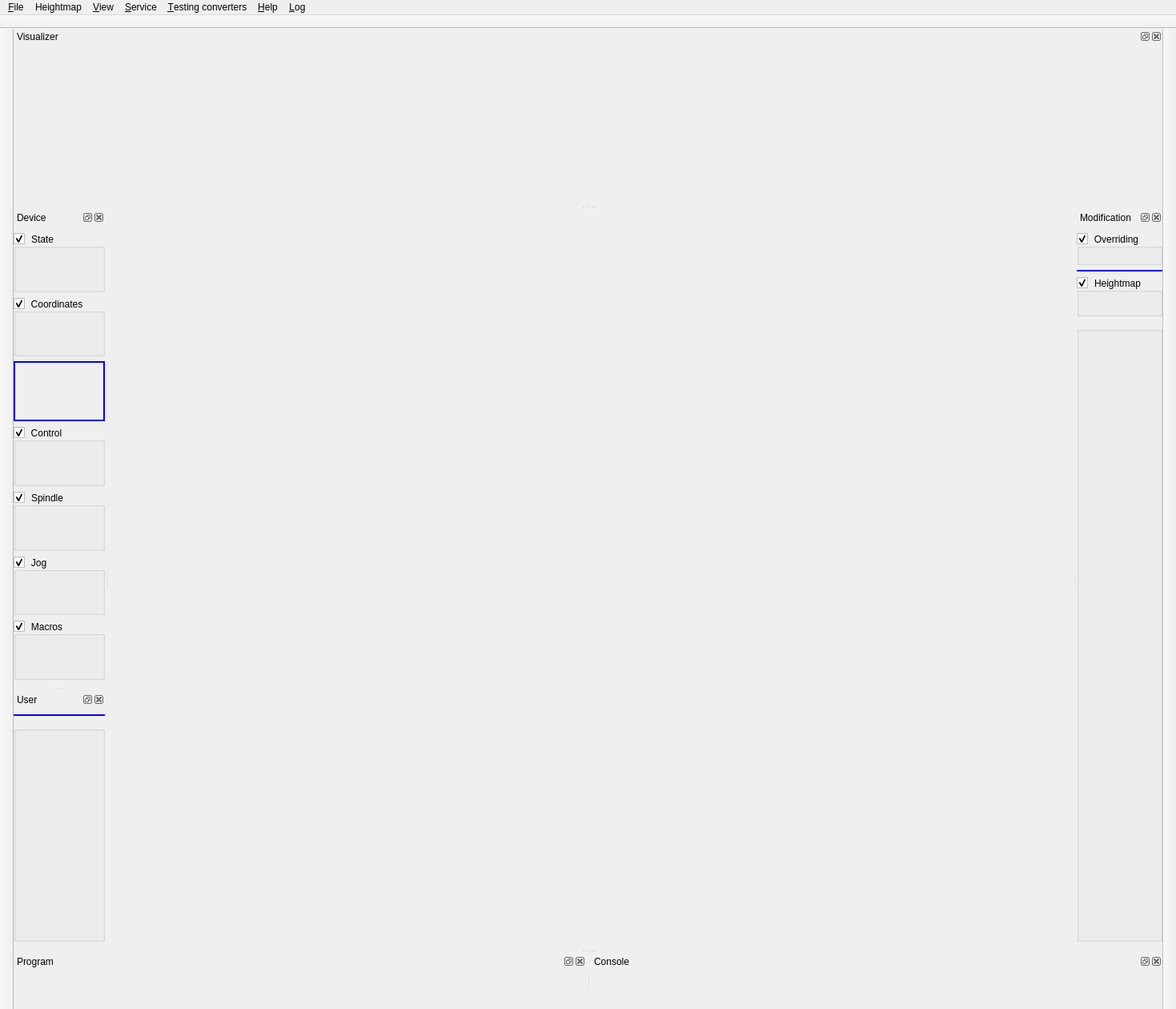
<?xml version="1.0" encoding="UTF-8"?>
<ui version="4.0">
 <class>frmMain</class>
 <widget class="QMainWindow" name="frmMain">
  <property name="geometry">
   <rect>
    <x>0</x>
    <y>0</y>
    <width>1469</width>
    <height>1260</height>
   </rect>
  </property>
  <property name="acceptDrops">
   <bool>true</bool>
  </property>
  <property name="windowTitle">
   <string>AstroCore GCode Sender</string>
  </property>
  <property name="windowIcon">
   <iconset resource="../resources/images.qrc">
    <normaloff>:/images/astrocore_icon.png</normaloff>:/images/astrocore_icon.png</iconset>
  </property>
  <property name="styleSheet">
   <string notr="true">
QSpinBox, QDoubleSpinBox {
    padding-top: 1px;
    padding-bottom: 1px;
}

QGroupBox {
    border-color: red;
}

QGroupBox:disabled {
	color: palette(shadow);
}

QGroupBox[overrided=&quot;true&quot;] {
	color: red;
}

QGroupBox[overrided=&quot;false&quot;] {
	color: palette(windowtext);
}

QGroupBox[checkable=&quot;true&quot;]::title {
	margin-top: 1px;
}

QGroupBox[checkable=&quot;true&quot;]::indicator {
	padding: 0 -2 -0 2;
	width: 13;
	height: 13;
}

QGroupBox[checkable=&quot;true&quot;]::indicator:checked {
	image: url(:/images/collapse.png);
}

QGroupBox[checkable=&quot;true&quot;]::indicator:unchecked {
	image: url(:/images/expand.png);
}

QSplitter::handle {
    background-repeat: no-repeat;
    background-position: center center;
}

QTableView {
/*    selection-background-color: #cdcdff;
    selection-color: rgb(0, 0, 0);*/
}

QSlider::horizontal {
    padding-top: 1px;
    padding-bottom: 1px;
}

QSlider::groove:horizontal {
    border: 1px solid #999999;
    height: 2px;
    background: #8f8f91;
    margin: 2px 0;
}

QSlider::handle:horizontal {
    background-image: url(:/images/handle2s.png);
    border: 0px;
    width: 16px;
    margin: -7px 0;
}

QSlider::handle:horizontal:hover {
    background-image: url(:/images/handle2sh.png);
}

QGroupBox::title {
    padding-top: 2px;
}
 </string>
  </property>
  <property name="dockNestingEnabled">
   <bool>true</bool>
  </property>
  <property name="dockOptions">
   <set>QMainWindow::DockOption::AllowNestedDocks|QMainWindow::DockOption::AnimatedDocks</set>
  </property>
  <widget class="QWidget" name="centralWidget">
   <layout class="QVBoxLayout" name="verticalLayout_23">
    <property name="spacing">
     <number>0</number>
    </property>
    <property name="leftMargin">
     <number>0</number>
    </property>
    <property name="topMargin">
     <number>0</number>
    </property>
    <property name="rightMargin">
     <number>0</number>
    </property>
    <item>
     <widget class="DockableTitle" name="centralWidgetTitle" native="true">
      <property name="sizePolicy">
       <sizepolicy hsizetype="Preferred" vsizetype="Fixed">
        <horstretch>0</horstretch>
        <verstretch>0</verstretch>
       </sizepolicy>
      </property>
      <property name="baseSize">
       <size>
        <width>0</width>
        <height>15</height>
       </size>
      </property>
     </widget>
    </item>
    <item>
     <widget class="PartMainProgram" name="program" native="true">
      <property name="sizePolicy">
       <sizepolicy hsizetype="Preferred" vsizetype="Expanding">
        <horstretch>0</horstretch>
        <verstretch>0</verstretch>
       </sizepolicy>
      </property>
      <layout class="QVBoxLayout" name="verticalLayout_17">
       <property name="leftMargin">
        <number>0</number>
       </property>
       <property name="topMargin">
        <number>0</number>
       </property>
       <property name="rightMargin">
        <number>0</number>
       </property>
       <property name="bottomMargin">
        <number>0</number>
       </property>
      </layout>
     </widget>
    </item>
   </layout>
  </widget>
  <widget class="QDockWidget" name="dockModification">
   <property name="allowedAreas">
    <set>Qt::DockWidgetArea::LeftDockWidgetArea|Qt::DockWidgetArea::RightDockWidgetArea</set>
   </property>
   <property name="windowTitle">
    <string>Modification</string>
   </property>
   <attribute name="dockWidgetArea">
    <number>2</number>
   </attribute>
   <widget class="QWidget" name="dockModificationContents">
    <layout class="QVBoxLayout" name="verticalLayout_10">
     <property name="leftMargin">
      <number>0</number>
     </property>
     <property name="rightMargin">
      <number>0</number>
     </property>
     <item>
      <widget class="QScrollArea" name="dockModificationScrollArea">
       <property name="frameShape">
        <enum>QFrame::Shape::NoFrame</enum>
       </property>
       <property name="widgetResizable">
        <bool>true</bool>
       </property>
       <widget class="DropWidget" name="scrollContentsModification">
        <property name="geometry">
         <rect>
          <x>0</x>
          <y>0</y>
          <width>108</width>
          <height>897</height>
         </rect>
        </property>
        <property name="acceptDrops">
         <bool>true</bool>
        </property>
        <layout class="QVBoxLayout" name="verticalLayout_2" stretch="0,0,0,1">
         <property name="leftMargin">
          <number>0</number>
         </property>
         <property name="topMargin">
          <number>0</number>
         </property>
         <property name="rightMargin">
          <number>0</number>
         </property>
         <property name="bottomMargin">
          <number>0</number>
         </property>
         <item>
          <widget class="QGroupBox" name="grpOverriding">
           <property name="enabled">
            <bool>true</bool>
           </property>
           <property name="title">
            <string>Overriding</string>
           </property>
           <property name="checkable">
            <bool>true</bool>
           </property>
           <property name="overrided" stdset="0">
            <bool>false</bool>
           </property>
           <layout class="QHBoxLayout" name="horizontalLayout_14">
            <item>
             <widget class="PartMainOverride" name="overrides" native="true">
              <property name="minimumSize">
               <size>
                <width>0</width>
                <height>0</height>
               </size>
              </property>
              <layout class="QVBoxLayout" name="verticalLayout_22">
               <property name="leftMargin">
                <number>0</number>
               </property>
               <property name="topMargin">
                <number>0</number>
               </property>
               <property name="rightMargin">
                <number>0</number>
               </property>
               <property name="bottomMargin">
                <number>0</number>
               </property>
              </layout>
             </widget>
            </item>
           </layout>
          </widget>
         </item>
         <item>
          <widget class="QFrame" name="fraDropModification">
           <property name="minimumSize">
            <size>
             <width>0</width>
             <height>2</height>
            </size>
           </property>
           <property name="styleSheet">
            <string notr="true">border: 2px solid blue;</string>
           </property>
           <property name="frameShape">
            <enum>QFrame::Shape::StyledPanel</enum>
           </property>
           <property name="frameShadow">
            <enum>QFrame::Shadow::Raised</enum>
           </property>
          </widget>
         </item>
         <item>
          <widget class="QGroupBox" name="grpHeightmap">
           <property name="minimumSize">
            <size>
             <width>0</width>
             <height>50</height>
            </size>
           </property>
           <property name="title">
            <string>Heightmap</string>
           </property>
           <property name="checkable">
            <bool>true</bool>
           </property>
           <property name="overrided" stdset="0">
            <bool>false</bool>
           </property>
           <layout class="QVBoxLayout" name="verticalLayout_16">
            <item>
             <widget class="PartMainHeightmap" name="heightmap" native="true">
              <layout class="QVBoxLayout" name="verticalLayout_15">
               <property name="leftMargin">
                <number>0</number>
               </property>
               <property name="topMargin">
                <number>0</number>
               </property>
               <property name="rightMargin">
                <number>0</number>
               </property>
               <property name="bottomMargin">
                <number>0</number>
               </property>
              </layout>
             </widget>
            </item>
           </layout>
          </widget>
         </item>
         <item>
          <widget class="QGroupBox" name="spacerModification">
           <property name="sizePolicy">
            <sizepolicy hsizetype="Preferred" vsizetype="Expanding">
             <horstretch>0</horstretch>
             <verstretch>0</verstretch>
            </sizepolicy>
           </property>
           <property name="styleSheet">
            <string notr="true">QGroupBox {
	margin-top: 7;
}</string>
           </property>
           <property name="title">
            <string/>
           </property>
          </widget>
         </item>
        </layout>
       </widget>
      </widget>
     </item>
    </layout>
   </widget>
  </widget>
  <widget class="QDockWidget" name="dockDevice">
   <property name="allowedAreas">
    <set>Qt::DockWidgetArea::LeftDockWidgetArea|Qt::DockWidgetArea::RightDockWidgetArea</set>
   </property>
   <property name="windowTitle">
    <string>Device</string>
   </property>
   <attribute name="dockWidgetArea">
    <number>1</number>
   </attribute>
   <widget class="QWidget" name="dockDeviceContents">
    <layout class="QVBoxLayout" name="verticalLayout_12">
     <property name="leftMargin">
      <number>0</number>
     </property>
     <property name="rightMargin">
      <number>0</number>
     </property>
     <item>
      <widget class="QScrollArea" name="dockDeviceScrollArea">
       <property name="sizePolicy">
        <sizepolicy hsizetype="Expanding" vsizetype="Expanding">
         <horstretch>0</horstretch>
         <verstretch>0</verstretch>
        </sizepolicy>
       </property>
       <property name="minimumSize">
        <size>
         <width>0</width>
         <height>0</height>
        </size>
       </property>
       <property name="frameShape">
        <enum>QFrame::Shape::NoFrame</enum>
       </property>
       <property name="sizeAdjustPolicy">
        <enum>QAbstractScrollArea::SizeAdjustPolicy::AdjustIgnored</enum>
       </property>
       <property name="widgetResizable">
        <bool>true</bool>
       </property>
       <widget class="DropWidget" name="scrollContentsDevice">
        <property name="geometry">
         <rect>
          <x>0</x>
          <y>0</y>
          <width>105</width>
          <height>565</height>
         </rect>
        </property>
        <property name="acceptDrops">
         <bool>true</bool>
        </property>
        <layout class="QVBoxLayout" name="verticalLayout_13" stretch="0,0,0,0,0,0,0">
         <property name="sizeConstraint">
          <enum>QLayout::SizeConstraint::SetMinimumSize</enum>
         </property>
         <property name="leftMargin">
          <number>0</number>
         </property>
         <property name="topMargin">
          <number>0</number>
         </property>
         <property name="rightMargin">
          <number>0</number>
         </property>
         <property name="bottomMargin">
          <number>0</number>
         </property>
         <item>
          <widget class="QGroupBox" name="grpState">
           <property name="title">
            <string>State</string>
           </property>
           <property name="flat">
            <bool>false</bool>
           </property>
           <property name="checkable">
            <bool>true</bool>
           </property>
           <property name="overrided" stdset="0">
            <bool>false</bool>
           </property>
           <layout class="QVBoxLayout" name="verticalLayout_6">
            <property name="leftMargin">
             <number>7</number>
            </property>
            <property name="topMargin">
             <number>7</number>
            </property>
            <property name="rightMargin">
             <number>7</number>
            </property>
            <property name="bottomMargin">
             <number>7</number>
            </property>
            <item>
             <widget class="PartMainStateLcd" name="state" native="true">
              <property name="minimumSize">
               <size>
                <width>0</width>
                <height>0</height>
               </size>
              </property>
             </widget>
            </item>
           </layout>
          </widget>
         </item>
         <item>
          <widget class="QGroupBox" name="grpCoordinates">
           <property name="title">
            <string>Coordinates</string>
           </property>
           <property name="checkable">
            <bool>true</bool>
           </property>
           <layout class="QVBoxLayout" name="verticalLayout_4">
            <property name="leftMargin">
             <number>7</number>
            </property>
            <property name="topMargin">
             <number>7</number>
            </property>
            <property name="rightMargin">
             <number>7</number>
            </property>
            <property name="bottomMargin">
             <number>7</number>
            </property>
            <item>
             <widget class="PartMainCoordinates" name="coordinates" native="true"/>
            </item>
           </layout>
          </widget>
         </item>
         <item>
          <widget class="QFrame" name="fraDropDevice">
           <property name="minimumSize">
            <size>
             <width>0</width>
             <height>2</height>
            </size>
           </property>
           <property name="styleSheet">
            <string notr="true">border: 2px solid blue;</string>
           </property>
           <property name="frameShape">
            <enum>QFrame::Shape::StyledPanel</enum>
           </property>
           <property name="frameShadow">
            <enum>QFrame::Shadow::Raised</enum>
           </property>
          </widget>
         </item>
         <item>
          <widget class="QGroupBox" name="grpControl">
           <property name="title">
            <string>Control</string>
           </property>
           <property name="checkable">
            <bool>true</bool>
           </property>
           <layout class="QVBoxLayout" name="verticalLayout" stretch="0">
            <property name="leftMargin">
             <number>7</number>
            </property>
            <property name="topMargin">
             <number>7</number>
            </property>
            <property name="rightMargin">
             <number>7</number>
            </property>
            <property name="bottomMargin">
             <number>7</number>
            </property>
            <item>
             <widget class="PartMainControl" name="control" native="true">
              <property name="minimumSize">
               <size>
                <width>0</width>
                <height>0</height>
               </size>
              </property>
             </widget>
            </item>
           </layout>
          </widget>
         </item>
         <item>
          <widget class="QGroupBox" name="grpSpindle">
           <property name="enabled">
            <bool>true</bool>
           </property>
           <property name="title">
            <string>Spindle</string>
           </property>
           <property name="checkable">
            <bool>true</bool>
           </property>
           <property name="overrided" stdset="0">
            <bool>false</bool>
           </property>
           <layout class="QVBoxLayout" name="verticalLayout_14">
            <property name="leftMargin">
             <number>7</number>
            </property>
            <property name="topMargin">
             <number>7</number>
            </property>
            <property name="rightMargin">
             <number>7</number>
            </property>
            <property name="bottomMargin">
             <number>7</number>
            </property>
            <item>
             <widget class="PartMainSpindle" name="spindle" native="true"/>
            </item>
           </layout>
          </widget>
         </item>
         <item>
          <widget class="QGroupBox" name="grpJog">
           <property name="title">
            <string>Jog</string>
           </property>
           <property name="checkable">
            <bool>true</bool>
           </property>
           <property name="overrided" stdset="0">
            <bool>false</bool>
           </property>
           <layout class="QVBoxLayout" name="verticalLayout_11">
            <property name="leftMargin">
             <number>7</number>
            </property>
            <property name="topMargin">
             <number>7</number>
            </property>
            <property name="rightMargin">
             <number>7</number>
            </property>
            <property name="bottomMargin">
             <number>7</number>
            </property>
            <item>
             <widget class="PartMainJog" name="jog" native="true"/>
            </item>
           </layout>
          </widget>
         </item>
         <item>
          <widget class="QGroupBox" name="grpMacros">
           <property name="title">
            <string>Macros</string>
           </property>
           <property name="checkable">
            <bool>true</bool>
           </property>
           <property name="overrided" stdset="0">
            <bool>false</bool>
           </property>
           <layout class="QVBoxLayout" name="verticalLayout_11">
            <property name="leftMargin">
             <number>7</number>
            </property>
            <property name="topMargin">
             <number>7</number>
            </property>
            <property name="rightMargin">
             <number>7</number>
            </property>
            <property name="bottomMargin">
             <number>7</number>
            </property>
            <item>
             <widget class="PartMainMacros" name="macros" native="true"/>
            </item>
           </layout>
          </widget>
         </item>
        </layout>
       </widget>
      </widget>
     </item>
    </layout>
   </widget>
  </widget>
  <widget class="QDockWidget" name="dockVisualizer">
   <property name="windowTitle">
    <string>Visualizer</string>
   </property>
   <attribute name="dockWidgetArea">
    <number>4</number>
   </attribute>
   <widget class="QWidget" name="dockVisualizerContents">
    <property name="styleSheet">
     <string notr="true">#dockVisualizerContents {
	border-top: none;
	padding: 1px;
}</string>
    </property>
    <layout class="QHBoxLayout" name="horizontalLayout">
     <property name="spacing">
      <number>0</number>
     </property>
     <property name="leftMargin">
      <number>1</number>
     </property>
     <property name="topMargin">
      <number>0</number>
     </property>
     <property name="rightMargin">
      <number>1</number>
     </property>
     <property name="bottomMargin">
      <number>1</number>
     </property>
     <item>
      <widget class="PartMainVisualizer" name="visualizer" native="true">
       <property name="sizePolicy">
        <sizepolicy hsizetype="Expanding" vsizetype="Expanding">
         <horstretch>0</horstretch>
         <verstretch>0</verstretch>
        </sizepolicy>
       </property>
       <property name="minimumSize">
        <size>
         <width>0</width>
         <height>200</height>
        </size>
       </property>
       <property name="styleSheet">
        <string notr="true"/>
       </property>
      </widget>
     </item>
    </layout>
   </widget>
  </widget>
  <widget class="QDockWidget" name="dockProgram">
   <property name="windowTitle">
    <string>Program</string>
   </property>
   <attribute name="dockWidgetArea">
    <number>8</number>
   </attribute>
   <widget class="QWidget" name="dockProgramContents"/>
  </widget>
  <widget class="QDockWidget" name="dockConsole">
   <property name="features">
    <set>QDockWidget::DockWidgetFeature::DockWidgetClosable|QDockWidget::DockWidgetFeature::DockWidgetFloatable</set>
   </property>
   <property name="windowTitle">
    <string>Console</string>
   </property>
   <attribute name="dockWidgetArea">
    <number>8</number>
   </attribute>
   <widget class="QWidget" name="dockWidgetContents_4">
    <layout class="QVBoxLayout" name="verticalLayout_3">
     <property name="spacing">
      <number>0</number>
     </property>
     <property name="leftMargin">
      <number>0</number>
     </property>
     <property name="topMargin">
      <number>0</number>
     </property>
     <property name="rightMargin">
      <number>0</number>
     </property>
     <property name="bottomMargin">
      <number>0</number>
     </property>
     <item>
      <widget class="PartMainConsole" name="console" native="true">
       <property name="minimumSize">
        <size>
         <width>0</width>
         <height>50</height>
        </size>
       </property>
      </widget>
     </item>
    </layout>
   </widget>
  </widget>
  <widget class="QToolBar" name="_spacerTop">
   <property name="contextMenuPolicy">
    <enum>Qt::ContextMenuPolicy::PreventContextMenu</enum>
   </property>
   <property name="windowTitle">
    <string>_spacerTop</string>
   </property>
   <property name="movable">
    <bool>false</bool>
   </property>
   <attribute name="toolBarArea">
    <enum>TopToolBarArea</enum>
   </attribute>
   <attribute name="toolBarBreak">
    <bool>false</bool>
   </attribute>
  </widget>
  <widget class="QToolBar" name="_spacerLeft">
   <property name="contextMenuPolicy">
    <enum>Qt::ContextMenuPolicy::PreventContextMenu</enum>
   </property>
   <property name="windowTitle">
    <string>_spacerLeft</string>
   </property>
   <property name="movable">
    <bool>false</bool>
   </property>
   <attribute name="toolBarArea">
    <enum>LeftToolBarArea</enum>
   </attribute>
   <attribute name="toolBarBreak">
    <bool>false</bool>
   </attribute>
  </widget>
  <widget class="QToolBar" name="_spacerRight">
   <property name="contextMenuPolicy">
    <enum>Qt::ContextMenuPolicy::PreventContextMenu</enum>
   </property>
   <property name="windowTitle">
    <string>_spacerRight</string>
   </property>
   <property name="movable">
    <bool>false</bool>
   </property>
   <attribute name="toolBarArea">
    <enum>RightToolBarArea</enum>
   </attribute>
   <attribute name="toolBarBreak">
    <bool>false</bool>
   </attribute>
  </widget>
  <widget class="QDockWidget" name="dockUser">
   <property name="minimumSize">
    <size>
     <width>105</width>
     <height>160</height>
    </size>
   </property>
   <property name="allowedAreas">
    <set>Qt::DockWidgetArea::AllDockWidgetAreas</set>
   </property>
   <property name="windowTitle">
    <string>User</string>
   </property>
   <attribute name="dockWidgetArea">
    <number>1</number>
   </attribute>
   <widget class="QWidget" name="dockUserContents">
    <property name="minimumSize">
     <size>
      <width>0</width>
      <height>50</height>
     </size>
    </property>
    <layout class="QVBoxLayout" name="verticalLayout_27">
     <property name="leftMargin">
      <number>0</number>
     </property>
     <property name="rightMargin">
      <number>0</number>
     </property>
     <item>
      <widget class="QScrollArea" name="dockUserScrollArea">
       <property name="minimumSize">
        <size>
         <width>0</width>
         <height>50</height>
        </size>
       </property>
       <property name="frameShape">
        <enum>QFrame::Shape::NoFrame</enum>
       </property>
       <property name="widgetResizable">
        <bool>true</bool>
       </property>
       <widget class="DropWidget" name="scrollContentsUser">
        <property name="geometry">
         <rect>
          <x>0</x>
          <y>0</y>
          <width>105</width>
          <height>295</height>
         </rect>
        </property>
        <property name="acceptDrops">
         <bool>true</bool>
        </property>
        <layout class="QVBoxLayout" name="verticalLayout_28" stretch="0,1">
         <property name="leftMargin">
          <number>0</number>
         </property>
         <property name="topMargin">
          <number>0</number>
         </property>
         <property name="rightMargin">
          <number>0</number>
         </property>
         <property name="bottomMargin">
          <number>0</number>
         </property>
         <item>
          <widget class="QFrame" name="fraDropUser">
           <property name="minimumSize">
            <size>
             <width>0</width>
             <height>2</height>
            </size>
           </property>
           <property name="styleSheet">
            <string notr="true">border: 2px solid blue;</string>
           </property>
           <property name="frameShape">
            <enum>QFrame::Shape::StyledPanel</enum>
           </property>
           <property name="frameShadow">
            <enum>QFrame::Shadow::Raised</enum>
           </property>
          </widget>
         </item>
         <item>
          <widget class="QGroupBox" name="spacerUser">
           <property name="sizePolicy">
            <sizepolicy hsizetype="Preferred" vsizetype="Expanding">
             <horstretch>0</horstretch>
             <verstretch>0</verstretch>
            </sizepolicy>
           </property>
           <property name="styleSheet">
            <string notr="true">QGroupBox {
	margin-top: 7;
}</string>
           </property>
           <property name="title">
            <string/>
           </property>
          </widget>
         </item>
        </layout>
       </widget>
      </widget>
     </item>
    </layout>
   </widget>
  </widget>
  <widget class="QMenuBar" name="menuBar">
   <property name="geometry">
    <rect>
     <x>0</x>
     <y>0</y>
     <width>1469</width>
     <height>21</height>
    </rect>
   </property>
   <widget class="QMenu" name="menuFile">
    <property name="title">
     <string>&amp;File</string>
    </property>
    <widget class="QMenu" name="menuRecent">
     <property name="title">
      <string>&amp;Recent files</string>
     </property>
    </widget>
    <addaction name="actFileNew"/>
    <addaction name="actFileOpen"/>
    <addaction name="menuRecent"/>
    <addaction name="separator"/>
    <addaction name="actFileSave"/>
    <addaction name="actFileSaveAs"/>
    <addaction name="actFileSaveTransformedAs"/>
    <addaction name="separator"/>
    <addaction name="actFileSettings"/>
    <addaction name="separator"/>
    <addaction name="actFileExit"/>
   </widget>
   <widget class="QMenu" name="menuService">
    <property name="title">
     <string>&amp;Service</string>
    </property>
    <addaction name="actServiceConfigureGRBL"/>
    <addaction name="actServiceResetGRBLConfiguration"/>
   </widget>
   <widget class="QMenu" name="menuTestingConverters">
    <property name="title">
     <string>&amp;Testing converters</string>
    </property>
    <addaction name="actTestConverterArcsToLines"/>
    <addaction name="actTestConverterFusionRestoreRapidMovements"/>
    <addaction name="actTestConverterFeedRateConverter"/>
    <addaction name="actTestConverterCoordinateOffsetConverter"/>
    <addaction name="actTestConverterSafeSpindleStopConverter"/>
    <addaction name="actTestConverterMovementOptimizerConverter"/>
    <addaction name="actTestConverterShakingGCode"/>
    <addaction name="actTestConverterApplyHeightmap"/>
    <addaction name="actTestConverterStripComments"/>
    <addaction name="actTestConverterMovePath"/>
    <addaction name="actTestConverterModifyFeedRate"/>
   </widget>
   <widget class="QMenu" name="menuHelp">
    <property name="title">
     <string>&amp;Help</string>
    </property>
    <addaction name="actAbout"/>
    <addaction name="actDebug"/>
   </widget>
   <widget class="QMenu" name="menuView">
    <property name="title">
     <string>&amp;View</string>
    </property>
    <widget class="QMenu" name="menuViewWindows">
     <property name="title">
      <string>&amp;Windows</string>
     </property>
    </widget>
    <widget class="QMenu" name="menuViewPanels">
     <property name="title">
      <string>&amp;Panels</string>
     </property>
    </widget>
    <widget class="QMenu" name="menuUIScale">
     <property name="title">
      <string>UI scale</string>
     </property>
    </widget>
    <widget class="QMenu" name="menuCentralWidget">
     <property name="title">
      <string>Central widget</string>
     </property>
     <addaction name="actViewCentralProgram"/>
     <addaction name="actViewCentralVisualizer"/>
    </widget>
    <addaction name="menuViewWindows"/>
    <addaction name="menuViewPanels"/>
    <addaction name="separator"/>
    <addaction name="actViewLockWindows"/>
    <addaction name="actViewLockPanels"/>
    <addaction name="separator"/>
    <addaction name="actViewDarkMode"/>
    <addaction name="menuUIScale"/>
    <addaction name="menuCentralWidget"/>
   </widget>
   <widget class="QMenu" name="menuHeightmap">
    <property name="title">
     <string>Heightmap</string>
    </property>
    <addaction name="actHeightmapOpen2"/>
    <addaction name="actHeightmapSave"/>
   </widget>
   <widget class="QMenu" name="menuShowLog">
    <property name="title">
     <string>&amp;Log</string>
    </property>
   </widget>
   <addaction name="menuFile"/>
   <addaction name="menuHeightmap"/>
   <addaction name="menuView"/>
   <addaction name="menuService"/>
   <addaction name="menuTestingConverters"/>
   <addaction name="menuHelp"/>
   <addaction name="menuShowLog"/>
  </widget>
  <action name="actFileNew">
   <property name="text">
    <string>&amp;New</string>
   </property>
  </action>
  <action name="actFileOpen">
   <property name="text">
    <string>&amp;Open</string>
   </property>
  </action>
  <action name="actFileSave">
   <property name="text">
    <string>&amp;Save</string>
   </property>
  </action>
  <action name="actFileSaveAs">
   <property name="text">
    <string>Save &amp;as...</string>
   </property>
  </action>
  <action name="actFileSaveTransformedAs">
   <property name="text">
    <string>Save &amp;transformed as...</string>
   </property>
  </action>
  <action name="actRecentClear">
   <property name="text">
    <string>&amp;Clear</string>
   </property>
  </action>
  <action name="actFileExit">
   <property name="text">
    <string>E&amp;xit</string>
   </property>
  </action>
  <action name="actFileSettings">
   <property name="text">
    <string>&amp;Settings</string>
   </property>
  </action>
  <action name="actAbout">
   <property name="text">
    <string>&amp;About</string>
   </property>
  </action>
  <action name="actSpindleSpeedPlus">
   <property name="text">
    <string>Spindle speed +</string>
   </property>
  </action>
  <action name="actSpindleSpeedMinus">
   <property name="text">
    <string>Spindle speed -</string>
   </property>
  </action>
  <action name="actSpindleOnOff">
   <property name="text">
    <string>Spindle on/off</string>
   </property>
  </action>
  <action name="actVisualizerFit">
   <property name="text">
    <string>Fit</string>
   </property>
  </action>
  <action name="actVisualizerTop">
   <property name="text">
    <string>Top view</string>
   </property>
  </action>
  <action name="actVisualizerIsometric">
   <property name="text">
    <string>Isometric view</string>
   </property>
  </action>
  <action name="actVisualizerFront">
   <property name="text">
    <string>Front view</string>
   </property>
  </action>
  <action name="actVisualizerLeft">
   <property name="text">
    <string>Left view</string>
   </property>
  </action>
  <action name="actProgramCheck">
   <property name="text">
    <string>Check</string>
   </property>
  </action>
  <action name="actProgramScroll">
   <property name="text">
    <string>Scroll</string>
   </property>
  </action>
  <action name="actProgramReset">
   <property name="text">
    <string>Reset</string>
   </property>
  </action>
  <action name="actProgramSend">
   <property name="text">
    <string>Send</string>
   </property>
  </action>
  <action name="actProgramPause">
   <property name="text">
    <string>Pause</string>
   </property>
  </action>
  <action name="actProgramAbort">
   <property name="text">
    <string>Abort</string>
   </property>
  </action>
  <action name="actHeightmapUse">
   <property name="text">
    <string>Use heightmap</string>
   </property>
  </action>
  <action name="actHeightmapCreate">
   <property name="text">
    <string>Create</string>
   </property>
  </action>
  <action name="actHeightmapOpen">
   <property name="text">
    <string>Open</string>
   </property>
  </action>
  <action name="actHeightmapEdit">
   <property name="text">
    <string>Edit</string>
   </property>
  </action>
  <action name="actHeightmapShowBorder">
   <property name="text">
    <string>Show border</string>
   </property>
  </action>
  <action name="actHeightmapShowProbeGrid">
   <property name="text">
    <string>Show probe grid</string>
   </property>
  </action>
  <action name="actHeightmapShowInterpolationGrid">
   <property name="text">
    <string>Show interpolation grid</string>
   </property>
  </action>
  <action name="actConsoleClear">
   <property name="text">
    <string>Clear console</string>
   </property>
  </action>
  <action name="actOverrideFeedPlus">
   <property name="text">
    <string>Feed override +</string>
   </property>
  </action>
  <action name="actOverrideFeedMinus">
   <property name="text">
    <string>Feed override -</string>
   </property>
  </action>
  <action name="actOverrideRapidPlus">
   <property name="text">
    <string>Rapid override +</string>
   </property>
  </action>
  <action name="actOverrideRapidMinus">
   <property name="text">
    <string>Rapid override -</string>
   </property>
  </action>
  <action name="actOverrideSpindlePlus">
   <property name="text">
    <string>Spindle override +</string>
   </property>
  </action>
  <action name="actOverrideSpindleMinus">
   <property name="text">
    <string>Spindle override -</string>
   </property>
  </action>
  <action name="actOverrideFeed">
   <property name="text">
    <string>Feed override</string>
   </property>
  </action>
  <action name="actOverrideRapid">
   <property name="text">
    <string>Rapid speed override</string>
   </property>
  </action>
  <action name="actOverrideSpindle">
   <property name="text">
    <string>Spindle speed override</string>
   </property>
  </action>
  <action name="actViewLockWindows">
   <property name="checkable">
    <bool>true</bool>
   </property>
   <property name="text">
    <string>&amp;Lock windows</string>
   </property>
  </action>
  <action name="actServiceConfigureGRBL">
   <property name="text">
    <string>Configure GRBL</string>
   </property>
  </action>
  <action name="actViewLockPanels">
   <property name="checkable">
    <bool>true</bool>
   </property>
   <property name="text">
    <string>L&amp;ock panels</string>
   </property>
  </action>
  <action name="actDebug">
   <property name="text">
    <string>Debug</string>
   </property>
  </action>
  <action name="actViewDarkMode">
   <property name="checkable">
    <bool>true</bool>
   </property>
   <property name="text">
    <string>Dark mode</string>
   </property>
  </action>
  <action name="actFontSizeDefault">
   <property name="text">
    <string>Default</string>
   </property>
   <property name="shortcut">
    <string>Return</string>
   </property>
  </action>
  <action name="actViewCentralProgram">
   <property name="checkable">
    <bool>true</bool>
   </property>
   <property name="checked">
    <bool>true</bool>
   </property>
   <property name="text">
    <string>Program</string>
   </property>
  </action>
  <action name="actViewCentralVisualizer">
   <property name="checkable">
    <bool>true</bool>
   </property>
   <property name="text">
    <string>Visualizer</string>
   </property>
  </action>
  <action name="actionCamera">
   <property name="text">
    <string>Camera</string>
   </property>
  </action>
  <action name="actHeightmapOpen2">
   <property name="text">
    <string>Open</string>
   </property>
  </action>
  <action name="actHeightmapSave">
   <property name="text">
    <string>Save</string>
   </property>
  </action>
  <action name="actServiceResetGRBLConfiguration">
   <property name="text">
    <string>Reset configuration</string>
   </property>
  </action>
  <action name="actTestConverterArcsToLines">
   <property name="text">
    <string>ArcsToLines (G2/G3 → G1, 0.1 mm chord)</string>
   </property>
  </action>
  <action name="actTestConverterFusionRestoreRapidMovements">
   <property name="text">
    <string>FusionRestoreRapidMovements (G1 → G0)</string>
   </property>
  </action>
  <action name="actTestConverterFeedRateConverter">
   <property name="text">
    <string>FeedRateConverter (feed rate ×2)</string>
   </property>
  </action>
  <action name="actTestConverterCoordinateOffsetConverter">
   <property name="text">
    <string>CoordinateOffsetConverter (X+10 mm)</string>
   </property>
  </action>
  <action name="actTestConverterSafeSpindleStopConverter">
   <property name="text">
    <string>SafeSpindleStopConverter</string>
   </property>
  </action>
  <action name="actTestConverterMovementOptimizerConverter">
   <property name="text">
    <string>MovementOptimizerConverter</string>
   </property>
  </action>
  <action name="actTestConverterShakingGCode">
   <property name="text">
    <string>ShakingGCode (random distortion, 5.0 / 1.0)</string>
   </property>
  </action>
  <action name="actTestConverterApplyHeightmap">
   <property name="text">
    <string>ApplyHeightmap (current heightmap, 1 mm segments)</string>
   </property>
  </action>
  <action name="actTestConverterStripComments">
   <property name="text">
    <string>StripComments (remove all comments)</string>
   </property>
  </action>
  <action name="actTestConverterMovePath">
   <property name="text">
    <string>MovePath (X+10, Y+5, Z+0)</string>
   </property>
  </action>
  <action name="actTestConverterModifyFeedRate">
   <property name="text">
    <string>ModifyFeedRate (150% of original feed rate)</string>
   </property>
  </action>
 </widget>
 <customwidgets>
  <customwidget>
   <class>DropWidget</class>
   <extends>QWidget</extends>
   <header>ui/widgets/dropwidget.h</header>
   <container>1</container>
  </customwidget>
  <customwidget>
   <class>PartMainOverride</class>
   <extends>QWidget</extends>
   <header>ui/forms/partials/main/partmainoverride.h</header>
   <container>1</container>
  </customwidget>
  <customwidget>
   <class>PartMainStateLcd</class>
   <extends>QWidget</extends>
   <header>ui/forms/partials/main/partmainstatelcd.h</header>
  </customwidget>
  <customwidget>
   <class>PartMainControl</class>
   <extends>QWidget</extends>
   <header>ui/forms/partials/main/partmaincontrol.h</header>
  </customwidget>
  <customwidget>
   <class>PartMainSpindle</class>
   <extends>QWidget</extends>
   <header>ui/forms/partials/main/partmainspindle.h</header>
  </customwidget>
  <customwidget>
   <class>PartMainJog</class>
   <extends>QWidget</extends>
   <header>ui/forms/partials/main/partmainjog.h</header>
  </customwidget>
  <customwidget>
   <class>PartMainMacros</class>
   <extends>QWidget</extends>
   <header>ui/forms/partials/main/partmainmacros.h</header>
  </customwidget>
  <customwidget>
   <class>PartMainConsole</class>
   <extends>QWidget</extends>
   <header>ui/forms/partials/main/partmainconsole.h</header>
  </customwidget>
  <customwidget>
   <class>DockableTitle</class>
   <extends>QWidget</extends>
   <header>ui/widgets/dockabletitle.h</header>
   <container>1</container>
  </customwidget>
  <customwidget>
   <class>PartMainVisualizer</class>
   <extends>QWidget</extends>
   <header>ui/forms/partials/main/partmainvisualizer.h</header>
   <container>1</container>
  </customwidget>
  <customwidget>
   <class>PartMainProgram</class>
   <extends>QWidget</extends>
   <header>ui/forms/partials/main/partmainprogram.h</header>
   <container>1</container>
  </customwidget>
  <customwidget>
   <class>PartMainHeightmap</class>
   <extends>QWidget</extends>
   <header>ui/forms/partials/main/partmainheightmap.h</header>
   <container>1</container>
  </customwidget>
  <customwidget>
   <class>PartMainCoordinates</class>
   <extends>QWidget</extends>
   <header>ui/forms/partials/main/partmaincoordinates.h</header>
   <container>1</container>
  </customwidget>
 </customwidgets>
 <resources>
  <include location="../resources/images.qrc"/>
 </resources>
 <connections/>
</ui>
